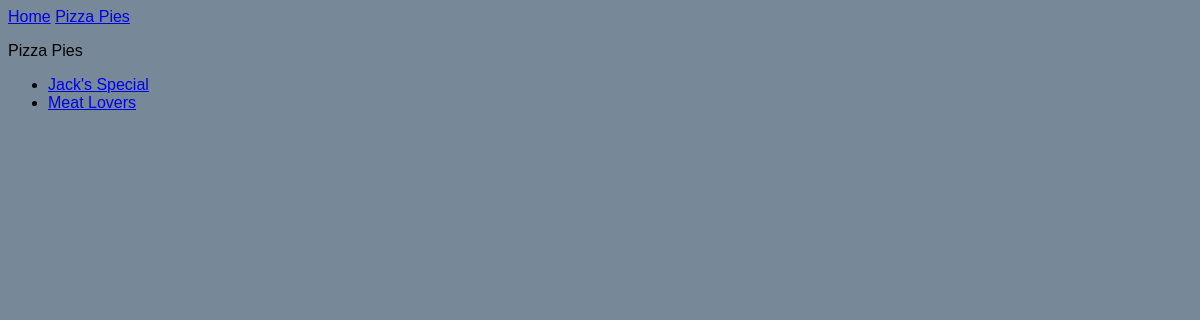
Page /pizzas on the earlier database version.
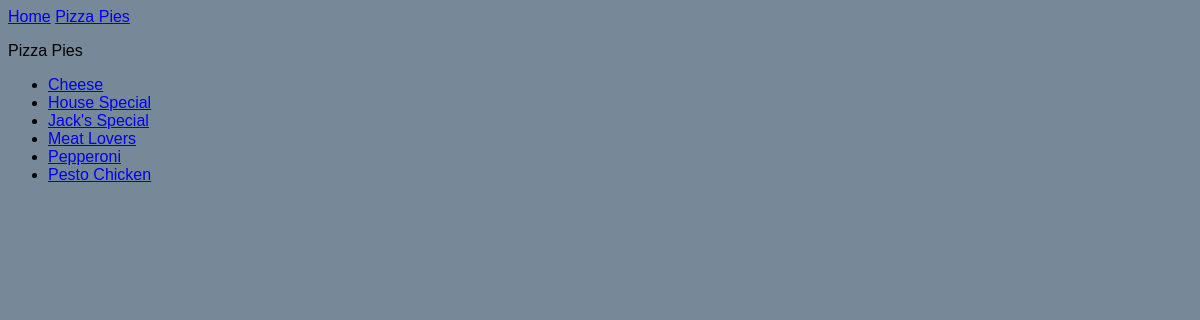
Same page on the later database version.
### MainApp/models.py (models this page shows)
class Pizza(models.Model):
    pizza_name = models.CharField(max_length=50)
    date_added = models.DateTimeField(auto_now_add=True)
    def __str__(self):
        return self.pizza_name

### MainApp/views.py (the view)
# urls.py: path('pizzas',views.pizzas,name='pizzas'),
def pizzas(request):
    pizzas = Pizza.objects.order_by('pizza_name')
    context = {'allpizzas':pizzas}
    return render(request, 'MainApp/pizzas.html', context)

### MainApp/templates/MainApp/pizzas.html
{% extends "MainApp/base.html" %}
{% block content %}
{% load static %}
<link rel="stylesheet" href="{% static 'newpformat.css' %}">
<p>Pizza Pies</p>
<ul>
    {% for p in allpizzas %}
    <li>
        <a href="{% url 'MainApp:pizza' p.id %}"> {{ p }}</a>
    </li>
    {% endfor %}
</ul>
{% endblock content %}

Differences in the rows shown:
added Pizza: pizza_name "Cheese"
added Pizza: pizza_name "House Special"
added Pizza: pizza_name "Pepperoni"
added Pizza: pizza_name "Pesto Chicken"
